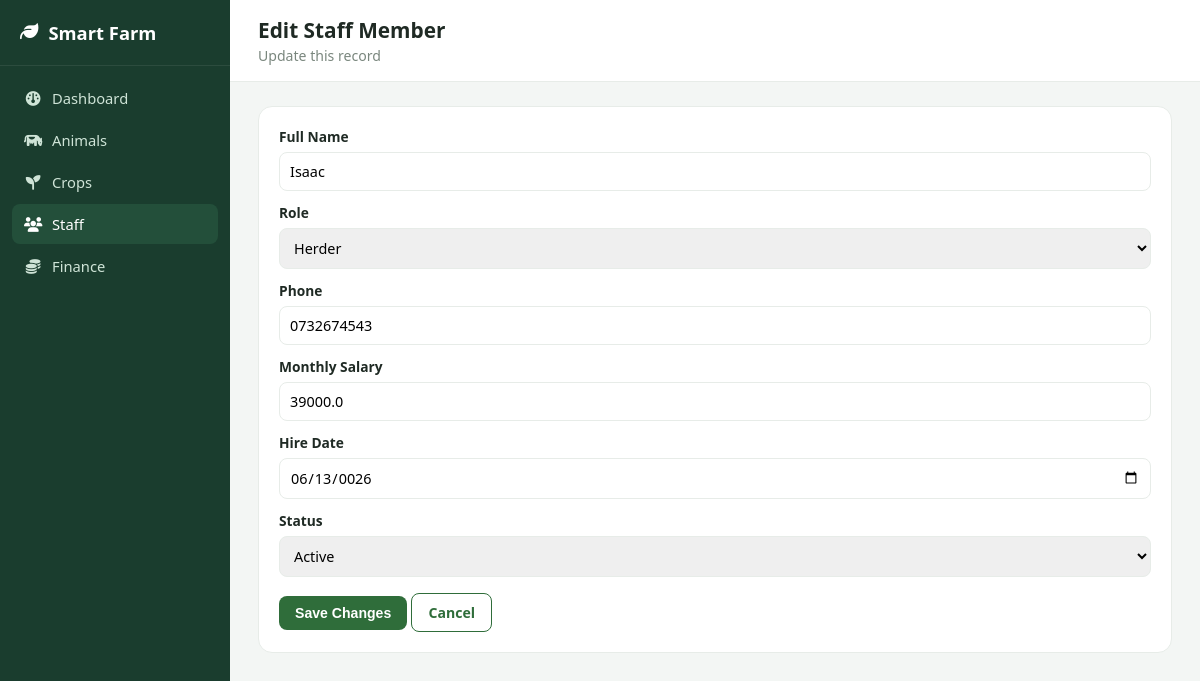
Screenshot of /staff/1/edit with the database file from the repository.
### models.py (models this page shows)
class Staff(db.Model):
    __tablename__ = "staff"
    id = db.Column(db.Integer, primary_key=True)
    name = db.Column(db.String(80), nullable=False)
    role = db.Column(db.String(50))
    phone = db.Column(db.String(30))
    hire_date = db.Column(db.Date)
    monthly_salary = db.Column(db.Float, default=0)
    status = db.Column(db.String(20), default="Active")  # Active/Inactive
    created_at = db.Column(db.DateTime, default=datetime.utcnow)

### app.py (the view, shortened to what this page needs)
@app.route("/staff/<int:staff_id>/edit", methods=["GET", "POST"])
def edit_staff(staff_id):
    member = Staff.query.get_or_404(staff_id)
    return render_template("/staff/add_staff.html", member=member)

### templates/staff/add_staff.html (shortened to what this page needs)
{% extends "base.html" %}
{% block page_title %}{{ 'Edit' if member else 'Add' }} Staff Member{% endblock %}
{% block page_subtitle %}{{ 'Update this record' if member else 'Add a new team member' }}{% endblock %}
{% block content %}
  <div class="card">
    <form method="POST">
      <div class="field" style="margin-bottom:12px;">
        <label>Full Name</label>
        <input type="text" name="name" required value="{{ member.name if member else '' }}">
      </div>
      <div class="field" style="margin-bottom:12px;">
        <label>Role</label>
        <select name="role">
          {% for role_name in ["Herder", "Farmhand", "Manager", "Veterinary Assistant", "Driver", "Security"] %}
          <option value="{{ role_name }}" {{ 'selected' if member and member.role == role_name }}>{{ role_name }}</option>
          {% endfor %}
        </select>
      </div>
      <div class="field" style="margin-bottom:12px;">
        <label>Phone</label>
        <input type="text" name="phone" value="{{ member.phone if member else '' }}">
      </div>
      <div class="field" style="margin-bottom:12px;">
        <label>Monthly Salary</label>
        <input type="number" step="0.01" name="monthly_salary" value="{{ member.monthly_salary if member else '' }}">
      </div>
      <div class="field" style="margin-bottom:12px;">
        <label>Hire Date</label>
        <input type="date" name="hire_date" value="{{ member.hire_date if member else '' }}">
      </div>
      <div class="field" style="margin-bottom:16px;">
        <label>Status</label>
        <select name="status">
          <option value="Active" {{ 'selected' if member and member.status=='Active' }}>Active</option>
        </select>
      </div>
      <button type="submit" class="btn">{{ 'Save Changes' if member else 'Add Staff Member' }}</button>
      <a href="{{ url_for('staff') }}" class="btn secondary">Cancel</a>
    </form>
  </div>
{% endblock %}

### static/css/style.css (style rules this page uses)
:root { --sidebar-bg: #1a3d2e; --sidebar-bg-light: #234f3a; --accent: #2f6d3a; --accent-light: #eaf6ee; --bg: #f3f6f4; --card: #ffffff; --text: #1f2a24; --muted: #7a877e; --border: #e7ece8; --danger: #d64545; --warning: #e0a627; --blue: #3b82c4; }
* { box-sizing: border-box; }
body { margin: 0; font-family: "Segoe UI", Arial, sans-serif; background: var(--bg); color: var(--text); }
.card { background: var(--card); border: 1px solid var(--border); border-radius: 14px; padding: 20px; margin-bottom: 20px; }
.btn { display: inline-block; background: var(--accent); color: white; border: none; padding: 9px 16px; border-radius: 8px; cursor: pointer; text-decoration: none; font-size: 0.88rem; font-weight: 600; }
.btn.secondary { background: transparent; color: var(--accent); border: 1px solid var(--accent); }
.field label { display: block; margin-bottom: 6px; font-weight: 600; font-size: 0.86rem; }
.field input, .field select, .field textarea { width: 100%; padding: 9px 10px; border: 1px solid var(--border); border-radius: 8px; font-size: 0.9rem; font-family: inherit; }

### rows the page displays
Staff: name "Isaac", phone "0732674543", monthly_salary "39000.0", hire_date "06/13/0026"

### other values shown
{{ 'Edit' if member else 'Add' }} "Edit"
{{ 'Update this record' if member else 'Add a new team member' }} "Update this record"
{{ 'Save Changes' if member else 'Add Staff Member' }} "Save Changes"
form field role "Herder"
